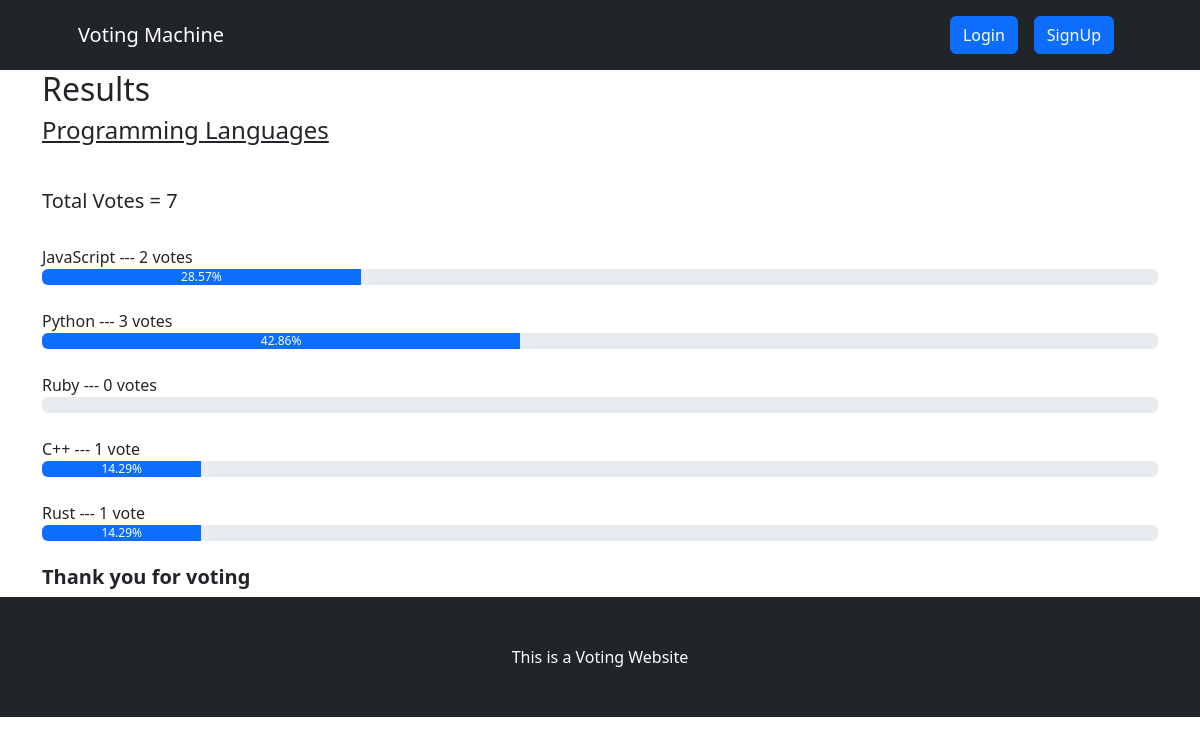
/result/programming-languages, run on the app's committed database.
### voteapp/models.py (models this page shows, shortened)
class Category(models.Model):
    title = models.CharField(max_length=200)
    slug = models.SlugField(blank=True, null=True)
    description = models.TextField(blank=True, null=True)
    total_vote = models.IntegerField(default=0)
    voters = models.ManyToManyField(User, blank=True)

class CategoryItem(models.Model):
    title = models.CharField(max_length=200)
    total_vote = models.IntegerField(default=0)
    category = models.ForeignKey(Category, on_delete=models.CASCADE, related_name="items")
    voters = models.ManyToManyField(User, blank=True)
    @property
    def percentage_vote(self):
        category_votes = self.category.total_vote
        item_votes = self.total_vote
        if category_votes == 0:
            vote_in_percentage = 0
        else:
            vote_in_percentage = (item_votes/category_votes) * 100
        return vote_in_percentage

### voteapp/views.py (the view)
# urls.py: path("result/<str:slug>", views.result, name="result"),
def result(request, slug):
    category = Category.objects.get(slug=slug)
    items = CategoryItem.objects.filter(category=category)
    context = {"category": category, "items": items}
    return render(request, "result.html", context)

### voteapp/templatetags/custom_filters.py (called while the page is built)
@register.filter(name="has_voted")
def has_voted(user, voters):
    return any(user.id== voter.id for voter in voters)

### voteapp/templates/result.html
{% extends 'base.html' %}
{% block content %}
{% load humanize %}
{% load custom_filters %}
<div class="container result-container">
    <div class="sub-container">
      <h2>Results</h2>
      <h4>{{category.title}}</h4>
      <br>
      <h5>Total Votes = {{category.total_vote}}</h5>
      <br />
      {% for item in items  %}
      {% if request.user|has_voted:item.voters.all %}
      <small>{{item.title}}</strong> --- {{item.total_vote}} vote{{item.total_vote | pluralize:",s"}} ---  <strong>[voted]</strong> </small>
      <div class="progressContainer">
        <div class="progress">
          <div
            class="progress-bar"
            role="progressbar"
            aria-label="Example with label"
            style="width:{{item.percentage_vote | floatformat:2}}%;"
            aria-valuenow="25"
            aria-valuemin="0"
            aria-valuemax="100"
          >
          {{item.percentage_vote | floatformat:2}}%
          </div>
        </div>
      </div>
      <br>
      {% else %}
      <small>{{item.title}}</strong> --- {{item.total_vote}} vote{{item.total_vote | pluralize:",s"}} </small>
      <div class="progressContainer">
        <div class="progress">
          <div
            class="progress-bar"
            role="progressbar"
            aria-label="Example with label"
            style="width:{{item.percentage_vote | floatformat:2}}%;"
            aria-valuenow="25"
            aria-valuemin="0"
            aria-valuemax="100"
          >
          {{item.percentage_vote | floatformat:2}}%
          </div>
        </div>
      </div>
      <br>
      {% endif %}
      {% endfor %}
      <h5 style="font-weight: bold">Thank you for voting</h5>
    </div>
  </div>
{% endblock content %}

### voteapp/templates/base.html (shortened to what this page needs)
<!DOCTYPE html>
{% load static %}
<html lang="en">
<head>
    <link href="https://cdn.jsdelivr.net/npm/bootstrap-icons@1.4.1/font/bootstrap-icons.css" rel="stylesheet" />
    <link rel="stylesheet" href="{% static 'css/bootstrap.css' %}">
    <link rel="stylesheet" href="{% static 'css/style.css' %}">
</head>
<body>
     <nav class="navbar navbar-expand-lg navbar-dark bg-dark">
        <div class="container px-lg-5">
            <a class="navbar-brand" href="{% url 'index'  %}">Voting Machine</a>
            <div class="collapse navbar-collapse" id="navbarSupportedContent">
                <ul class="navbar-nav ms-auto mb-2 mb-lg-0">
                    {% if request.user.is_authenticated %}
                    <li class="nav-item"><a class="nav-link" href="#"><button class="btn btn-primary">Hi, {{request.user.username}}</button></a></li>
                    <li class="nav-item"><a class="nav-link" href="{% url 'logout' %}"><button class="btn btn-secondary">Logout</button></a></li>
                    {% else %}
                    <li class="nav-item"><a class="nav-link" href="{% url 'signin' %}"><button class="btn btn-primary">Login</button></a></li>
                    <li class="nav-item"><a class="nav-link" href="{% url 'signup' %}"><button class="btn btn-primary">SignUp</button></a></li>
                    {% endif %}
                </ul>
            </div>
        </div>
    </nav>
    {% block content %}
    {% endblock content %}
     <footer class="py-5 bg-dark">
        <div class="container"><p class="m-0 text-center text-white">This is a Voting Website</p></div>
    </footer>
</body>
</html>

### voteapp/static/css/style.css (style rules this page uses)
* { box-sizing: border-box; }
.result-container { display: flex; align-items: center; justify-content: center; }
.sub-container { width: inherit }
.result-container h4 { text-decoration: underline; margin-bottom: 20px; }
.result-container small { font-size: 16px; font-weight: 500; }

### data on the page
Category: title "Programming Languages", total_vote "7"
CategoryItem: title "JavaScript", total_vote "2", total_vote|pluralize "s", percentage_vote "28.57"
CategoryItem: title "Python", total_vote "3", total_vote|pluralize "s", percentage_vote "42.86"
CategoryItem: title "Ruby", total_vote "0", total_vote|pluralize "s"
CategoryItem: title "C++", total_vote "1", percentage_vote "14.29"
CategoryItem: title "Rust", total_vote "1", percentage_vote "14.29"
